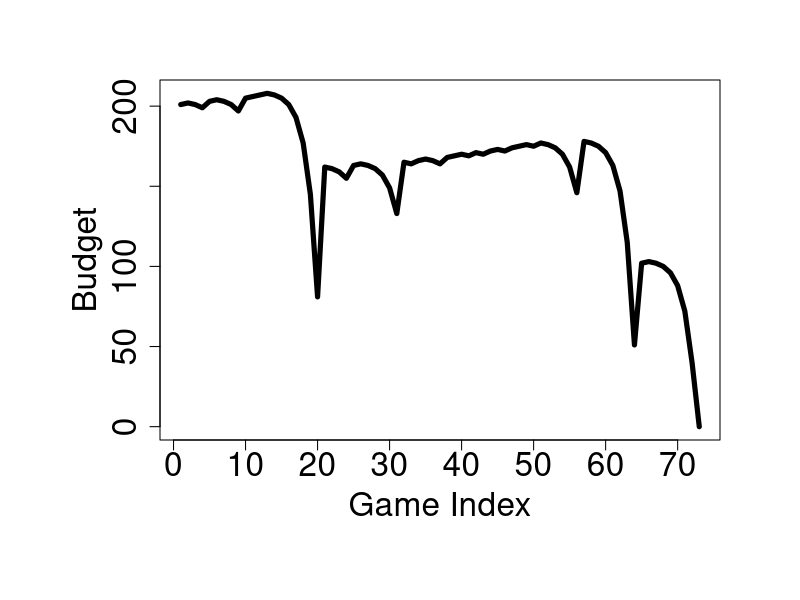
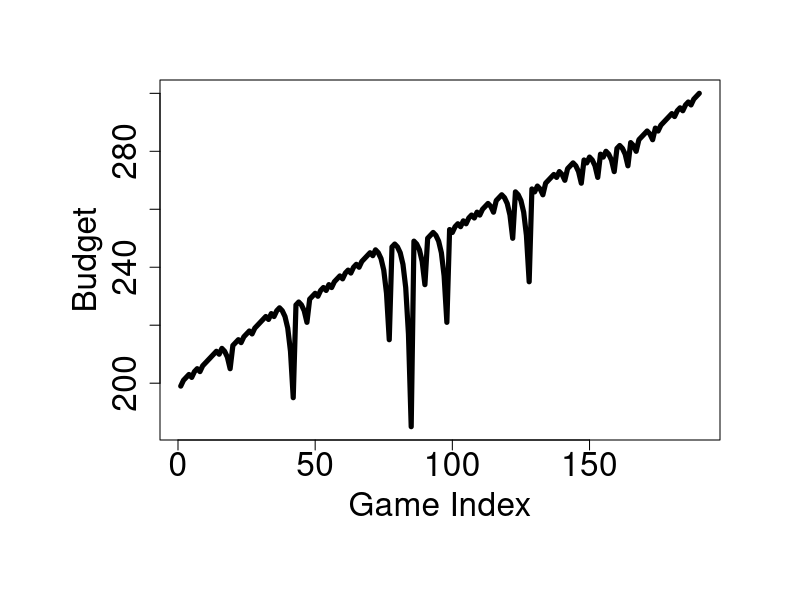

Write the R code that produced these figures, in order. (Note: a time limit stopped this script after it produced the figures.)
## ---- chunk 1
knitr::opts_chunk$set(echo = TRUE)
## ---- chunk 2
single_spin <- function(){
  possible_outcomes <- c(rep("red",18), rep("black",18), rep("green",2))
  sample(possible_outcomes, 1)
}

## ---- chunk 3
martingale_wager <- function(
  previous_wager
  , previous_outcome
  , max_wager
  , current_budget
){
  if(previous_outcome == "red") return(1)
  min(2*previous_wager, max_wager, current_budget)
}
## ---- chunk 4
one_play <- function(previous_ledger_entry, max_wager){
  # Create a copy of the input object that will become the output object
  out <- previous_ledger_entry
  out[1, "game_index"] <- previous_ledger_entry[1, "game_index"] + 1
  out[1, "starting_budget"] <- previous_ledger_entry[1, "ending_budget"]
  out[1, "wager"] <- martingale_wager(
    previous_wager = previous_ledger_entry[1, "wager"]
    , previous_outcome = previous_ledger_entry[1, "outcome"]
    , max_wager = max_wager
    , current_budget = out[1, "starting_budget"]
  )
  out[1, "outcome"] <- single_spin()
  out[1, "ending_budget"] <- out[1, "starting_budget"] + 
    ifelse(out[1, "outcome"] == "red", +1, -1)*out[1, "wager"]
  return(out)
}
## ---- chunk 5
one_series <- function(
  max_games, starting_budget, winning_threshold, max_wager
){
  # Initialize ledger
  ledger <- data.frame(
      game_index = 0:max_games
    , starting_budget = NA_integer_
    , wager = NA_integer_
    , outcome = NA_character_
    , ending_budget = NA_integer_
  )
  ledger[1, "wager"] <- 1
  ledger[1, "outcome"] <- "red"
  ledger[1, "ending_budget"] <- starting_budget
  for(i in 2:nrow(ledger)){
    #browser()
    ledger[i,] <- one_play(ledger[i-1,], max_wager)
    if(stopping_rule(ledger[i,], winning_threshold)) break
  }
  # Return non-empty portion of ledger
  ledger[2:i, ]
}
## ---- chunk 6
stopping_rule <- function(
  ledger_entry
  , winning_threshold
){
  ending_budget <- ledger_entry[1, "ending_budget"]
  if(ending_budget <= 0) return(TRUE)
  if(ending_budget >= winning_threshold) return(TRUE)
  FALSE
}
## ---- chunk 7
profit <- function(ledger){
  n <- nrow(ledger)
  profit <- ledger[n, "ending_budget"] - ledger[1, "starting_budget"]
  return(profit)
}
## ---- chunk 8
number_plays <- function(ledger){
  nrow(ledger)
}
## ---- chunk 9
require(magrittr) # including a library we need for drawing charts
# loser
par(cex.axis=2, cex.lab = 2, mar = c(8,8,4,4))
set.seed(1) # set the seed for random numbers so that the output will be the same every time we run this code
ledger <- one_series(max_games=200, starting_budget=200, winning_threshold=300, max_wager=500)
plot(ledger[,c(1,5)], type = "l", lwd = 5, xlab = "Game Index", ylab = "Budget")
## ---- chunk 10
# winner
par(cex.axis=2, cex.lab = 2, mar = c(8,8,4,4))
set.seed(2)
l2 <- one_series(200,200,300,500)
plot(l2[,c(1,5)], type = "l", lwd = 5, xlab = "Game Index", ylab = "Budget")
## ---- chunk 11
ave_earnings1 <- vector()
max_plays <- vector()
for(j in 1:50) {
  max_plays[j] <- j*10
  sum_earning <- 0
  for(i in 1:300) {
    set.seed(i)
    sum_earning <- sum_earning + profit(one_series(j*10,200,300,500))
  }
  ave_earnings1[j] <- sum_earning/300
}
## ---- chunk 12
par(cex.axis=2, cex.lab = 2, mar = c(8,8,4,4))
plot(max_plays, ave_earnings1, type = "l", lwd = 5, xlab = "Maximum plays", ylab = "Average ending budget")
## ---- chunk 13
ave_earnings2 <- vector()
starting_budget <- vector()
for(j in 1:50) {
  starting_budget[j] <- j*10
  sum_earning <- 0
  for(i in 1:300) {
    set.seed(i)
    sum_earning <- sum_earning + profit(one_series(200,j*10,300,500))
  }
  ave_earnings2[j] <- sum_earning/300
}
## ---- chunk 14
par(cex.axis=2, cex.lab = 2, mar = c(8,8,4,4))
plot(starting_budget, ave_earnings2, type = "l", lwd = 5, xlab = "Starting budget", ylab = "Average ending budget")
## ---- chunk 15
ave_earnings3 <- vector()
winning_threshold <- vector()
for(j in 1:50) {
  winning_threshold[j] <- j*10
  sum_earning <- 0
  for(i in 1:300) {
    set.seed(i)
    sum_earning <- sum_earning + profit(one_series(200,200,j*10,500))
  }
  ave_earnings3[j] <- sum_earning/300
}
## ---- chunk 16
par(cex.axis=2, cex.lab = 2, mar = c(8,8,4,4))
plot(winning_threshold, ave_earnings3, type = "l", lwd = 5, xlab = "winning threshold", ylab = "Average ending budget")
## ---- chunk 17
ave_earnings4 <- vector()
max_wager <- vector()
for(j in 1:50) {
  max_wager[j] <- j*10
  sum_earning <- 0
  for(i in 1:300) {
    set.seed(i)
    sum_earning <- sum_earning + profit(one_series(200,200,300,j*10))
  }
  ave_earnings4[j] <- sum_earning/300
}
## ---- chunk 18
par(cex.axis=2, cex.lab = 2, mar = c(8,8,4,4))
plot(max_wager, ave_earnings4, type = "l", lwd = 5, xlab = "Maximum wager", ylab = "Average ending budget")
